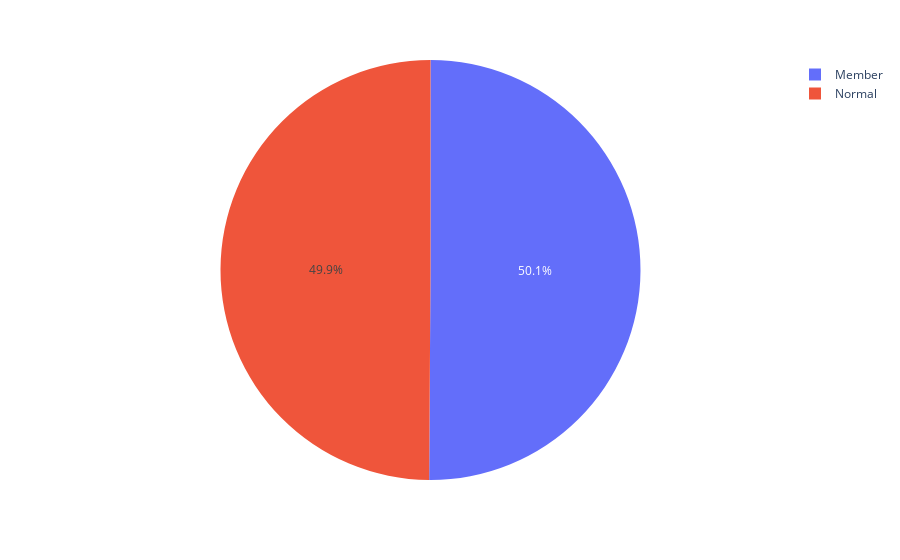

Notebook cell for this chart:
### Code cell
px.pie(data_3,values='all city',names=data_3.index) #select city

### Figure 1 — Plotly figure (JSON) as saved in the notebook; plotly's stock layout.template omitted (floating-point values rounded to 4 significant figures)
{"data": [{"domain": {"x": [0, 1], "y": [0, 1]}, "hovertemplate": "Customer type=%{label}<br>all city=%{value}<extra></extra>", "labels": ["Member", "Normal"], "legendgroup": "", "name": "", "showlegend": true, "type": "pie", "values": [501, 499]}], "layout": {"legend": {"tracegroupgap": 0}, "margin": {"t": 60}}}
